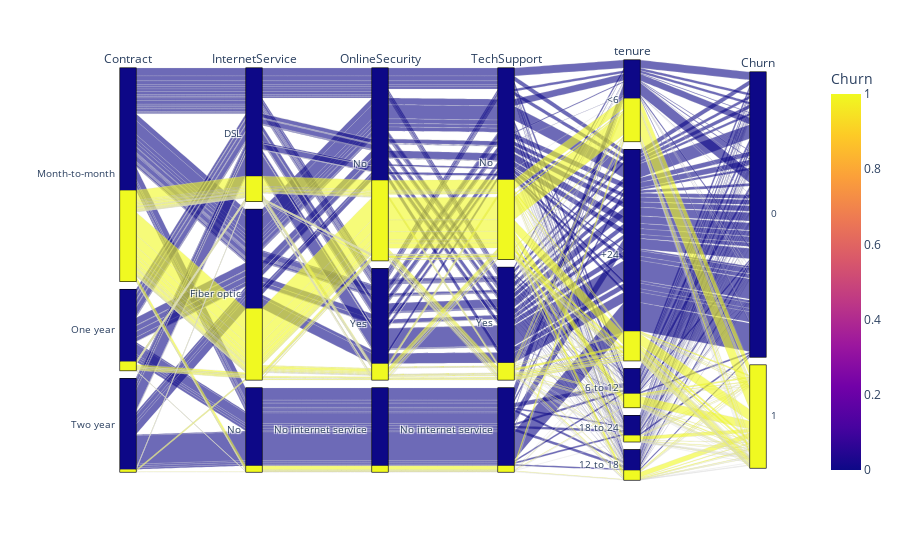

The code cell stored with this chart in its notebook:
### Markdown cell above
Creates multi-dimensional categorical data plot

### Code cell
import plotly.express as px
fig = px.parallel_categories(df_parallel, color="Churn")
fig.show(renderer='jupyterlab')

### Figure 1 — Plotly figure (JSON) as saved in the notebook; plotly's stock layout.template omitted (floating-point values rounded to 4 significant figures; data arrays with more than 128 entries replaced by an {"elided": "..."} marker saying what was removed)
{"data": [{"dimensions": [{"label": "Contract", "values": {"elided": "7043 str values"}}, {"label": "InternetService", "values": {"elided": "7043 str values"}}, {"label": "OnlineSecurity", "values": {"elided": "7043 str values"}}, {"label": "TechSupport", "values": {"elided": "7043 str values"}}, {"label": "tenure", "values": {"elided": "7043 str values"}}, {"label": "Churn", "values": {"elided": "7043 int values"}}], "domain": {"x": [0, 1], "y": [0, 1]}, "line": {"color": {"elided": "7043 int values"}, "coloraxis": "coloraxis"}, "name": "", "type": "parcats"}], "layout": {"coloraxis": {"colorbar": {"title": {"text": "Churn"}}, "colorscale": [[0, "#0d0887"], [0.1111, "#46039f"], [0.2222, "#7201a8"], [0.3333, "#9c179e"], [0.4444, "#bd3786"], [0.5556, "#d8576b"], [0.6667, "#ed7953"], [0.7778, "#fb9f3a"], [0.8889, "#fdca26"], [1, "#f0f921"]]}, "legend": {"tracegroupgap": 0}, "margin": {"t": 60}}}
